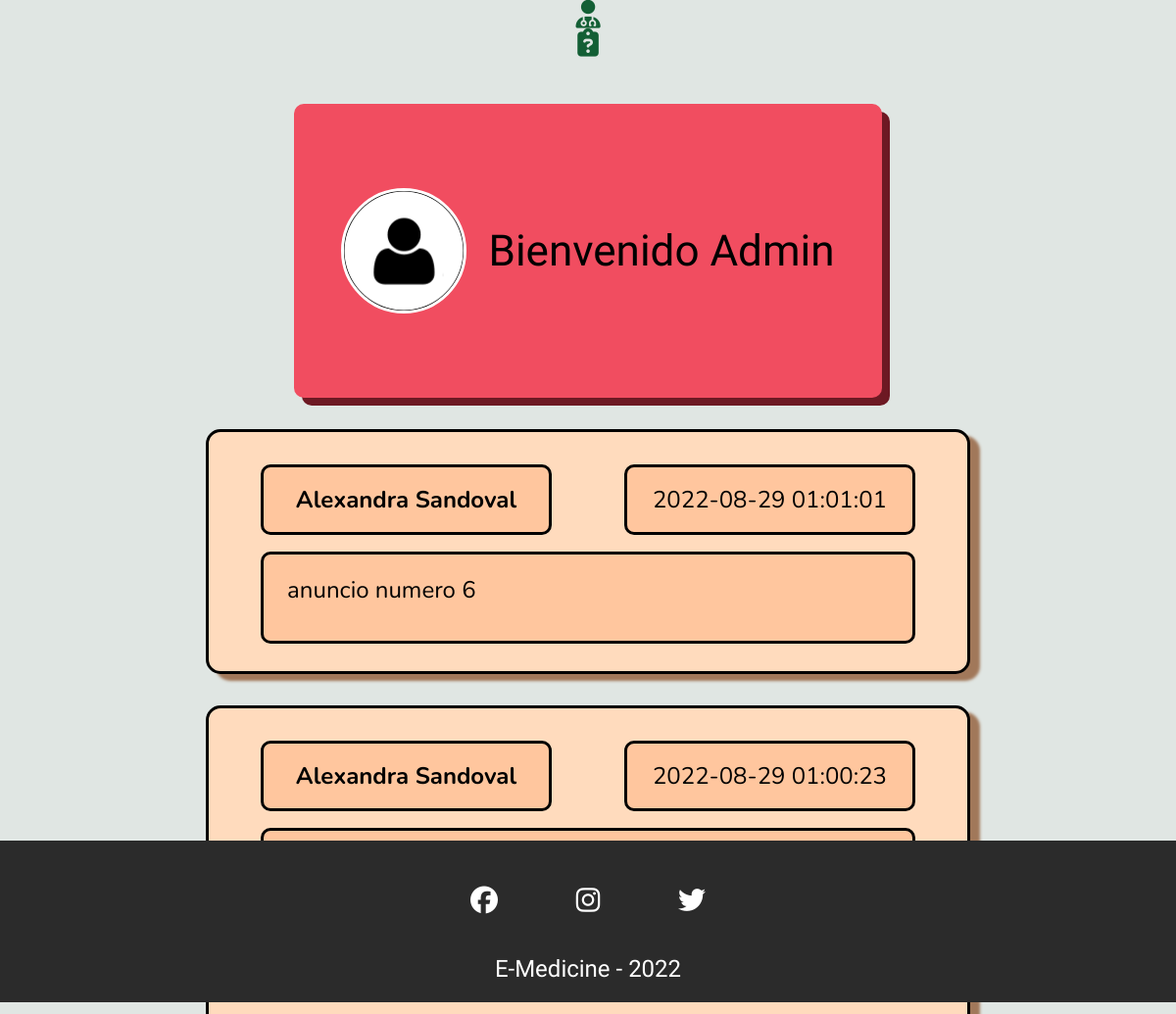
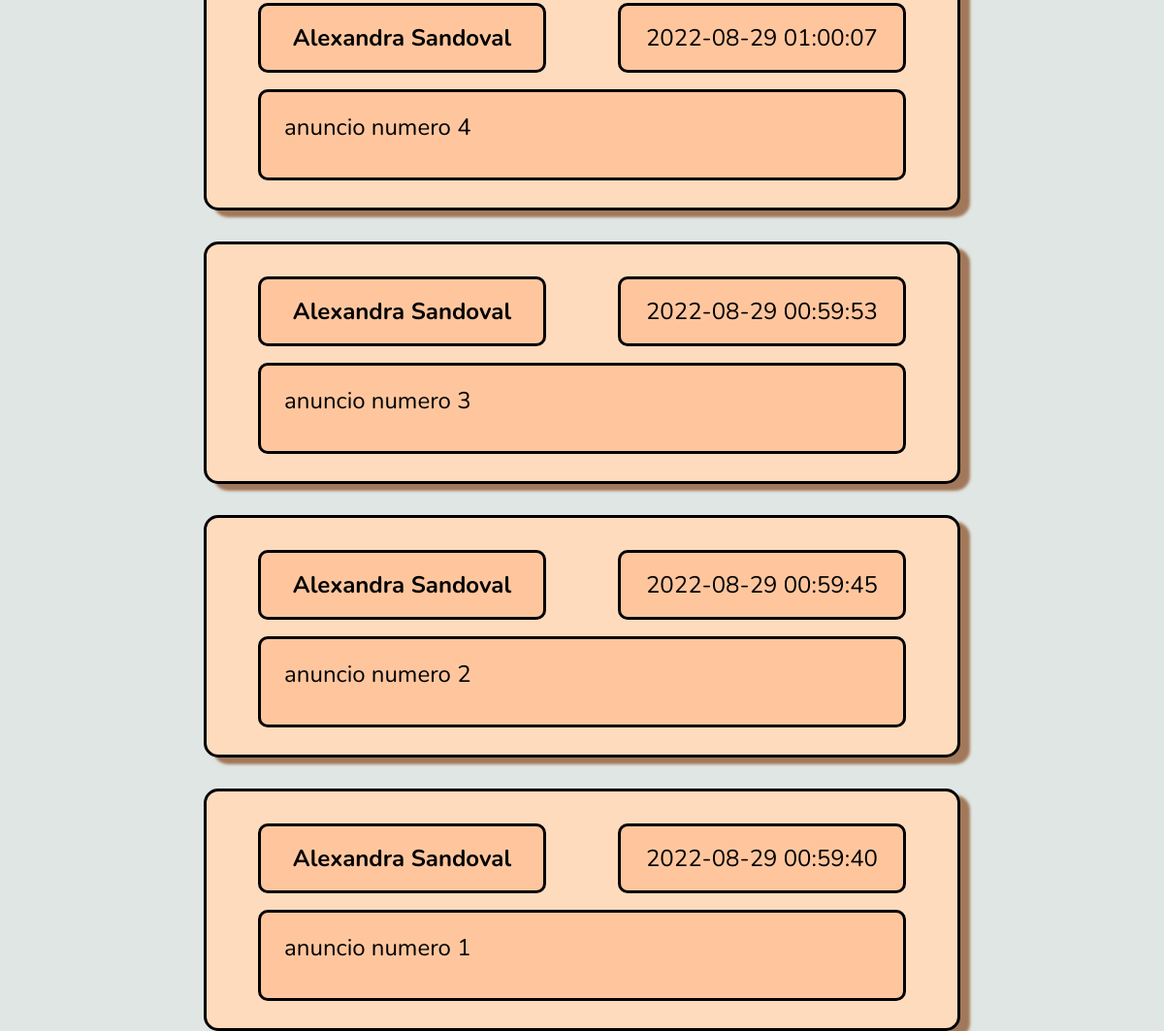
The app's page /view/viewAdmin.php, older data (2 pictures, top to bottom).
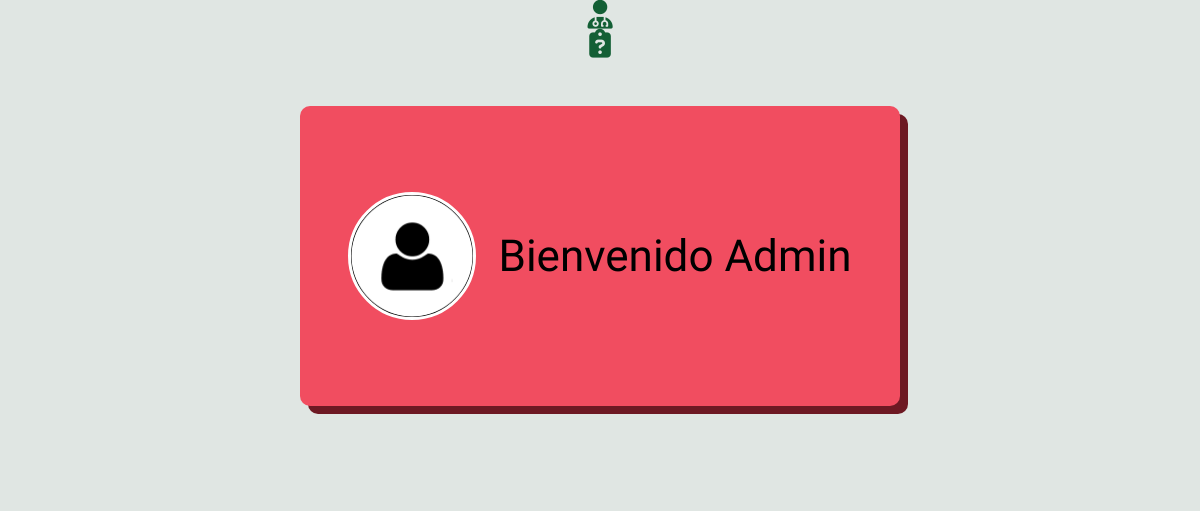
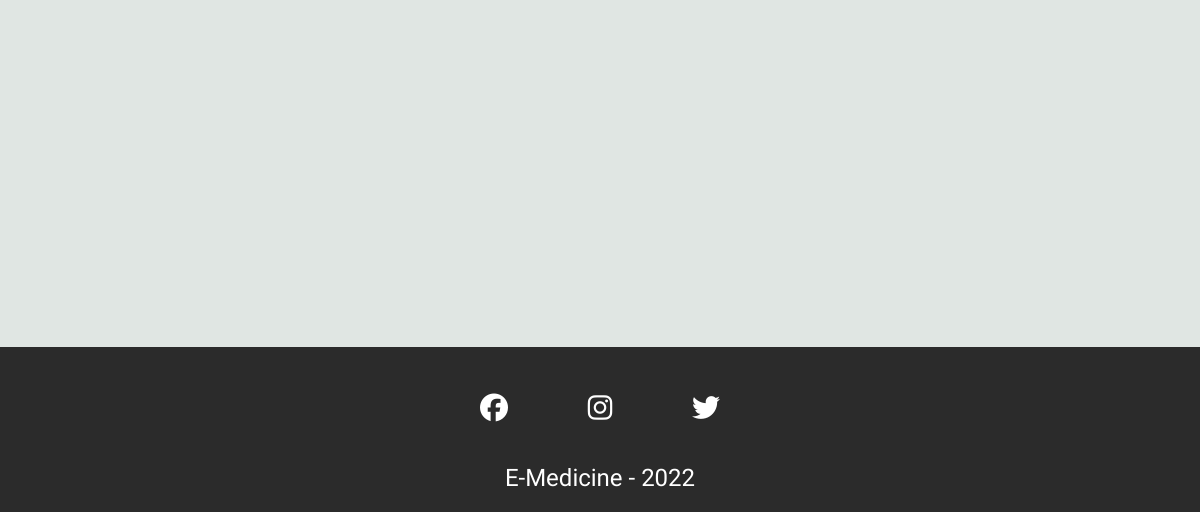
The same page, newer data (2 pictures, top to bottom).
### tables this page shows
CREATE TABLE IF NOT EXISTS `anuncios` (
  `id` int NOT NULL AUTO_INCREMENT,
  `idUsuario` varchar(255) NOT NULL,
  `nombre` varchar(255) NOT NULL,
  `contenidoAnuncio` varchar(255) NOT NULL,
  `fechaPublicacion` timestamp NOT NULL ON UPDATE CURRENT_TIMESTAMP,
  PRIMARY KEY (`id`)
);

### model/daoAnuncios.php (called while the page is built, shortened)
<?php
class DaoAnuncio {
    public function listadoAnuncios(){
        $sql = "SELECT id, idUsuario, nombre, contenidoAnuncio, fechaPublicacion FROM anuncios ORDER BY id DESC";
        $cn = new Conexion();
        $dbh = $cn->getConexion();
        $stmt = $dbh->prepare($sql);
        $stmt->execute();
        $anuncio = $stmt->fetchAll(PDO::FETCH_ASSOC);
        return $anuncio;
    }
}
?>

### view/viewAdmin.php (the view, shortened to what this page needs)
<?php
    require_once 'plugins/funciones.php';
    $cod = "";
    $dataUser = username($cod);
    $datos = explode('/', $dataUser);
?>
<!DOCTYPE html>
<html lang="es">
<head>
    <?php
      links();
    ?>
    <link rel="stylesheet" href="../view/css/index-style.css">
</head>
<body>
    <?php menu(); ?>
    <main class="allContainer">
        <div class="bienvenida" id="container-bienvenida">
            <a href="#" class="imagen-texto">
                <div class="img-layout"><img src="../assets/imgs/imagenPrueba.png" alt="Imagen de Perfil" class="profile-picture" title="Imagen de Perfil"></div>
            </a>
                <span id="bienvenida" title="Bienvenida">Bienvenido Admin <b><?php echo $datos[1]; ?></b><span>
        </div>
        <article class="mainArticle">
    <?php
        if(!isset($anuncio)){
            require_once "../model/daoAnuncios.php";
        }else
            require_once "../controller/ctrlAnuncios.php";
        $dao = new DaoAnuncio();
        $anuncio=$dao->listadoAnuncios();
        foreach($anuncio as $anun){
            echo
            '
            <section class="tablonAnuncios">
            <div class="objetoTablon" id="autor">
            <span title="Escritor del Anuncio">'.$anun['nombre'].'</span>
            </div>
            <div class="objetoTablon" id="fechaPublicacion">
                <span title="Fecha de Publicación del Anuncio">'.$anun['fechaPublicacion'].'</span>
            </div>
            <div class="objetoTablon" id="descripcion">
                <p title="Contenido del Anuncio">
                    '.$anun['contenidoAnuncio'].'
                </p>
            </div>
            </section>';
        }
    ?>
        </article>
    </main>
    <?php footer(); ?>
</body>
</html>

### view/plugins/funciones.php (shortened to what this page needs)
<?php
  function links(){
    echo " <script src='https://kit.fontawesome.com/b5142e7f7e.js'></script>
      <link rel='stylesheet' href='../view/css/root-style.css'>
      <link rel='stylesheet' href='../view/css/menu-style.css'>
      <link rel='stylesheet' href='../view/css/footer-style.css'>
    <link href='https://cdn.jsdelivr.net/npm/bootstrap@5.1.1/dist/css/bootstrap.min.css' rel='stylesheet'>
  <script src='https://code.jquery.com/jquery-3.2.1.slim.min.js'></script>
  <script src='https://cdnjs.cloudflare.com/ajax/libs/popper.js/1.12.9/umd/popper.min.js'></script>
  <script src='https://maxcdn.bootstrapcdn.com/bootstrap/4.0.0/bootstrap.min.js'></script>
  <script src='//cdn.jsdelivr.net/npm/sweetalert2@11'></script>
  <link rel='stylesheet' href='../assets/SweetAlert/dist/sweetalert2.min.css'>
  <link rel='stylesheet' href='../view/css/menu-style.css'>";
  }
  function menu(){
            echo    "<li class='bar-item' id='li-doctor' title='Especialidades Médicas'>
                    <a href='../view/especialidadesMedicas.php' class='bar-link'>
                        <i class='fa-solid fa-user-doctor icon'></i>
                        <span class='link-text'>Especialidades Medicas</span>
                    </a>
                </li>
                <li class='bar-item' id='li-faq' title='Preguntas Frecuentes'>
                    <a href='../view/faq.php' class='bar-link'>
                    <i class='fa-solid fa-clipboard-question icon'></i>
                    <span class='link-text'>Preguntas Frecuentes</span>
                    </a>
                </li>";
  }
  function footer(){
    echo "<footer class='footer'>
            <div class='social-networks-container'>
                <a href='https://www.facebook.com/' class='footer-item' title='Facebook: E-Medicine'><i class='fab fa-facebook' id='facebook'></i><span class='red-social'></span></a>
                <a href='https://www.instagaram.com/' class='footer-item' title='Instagram: @e-medicine'><i class='fab fa-instagram' id='instagram'></i><span class='red-social'></span></a>
                <a href='https://www.twitter.com/' class='footer-item' title='Twiiter: @eMedicine'><i class='fab fa-twitter' id='twitter'></i><span class='red-social' ></span></a>
            </div>
            <a href='#' class='info'>E-Medicine - 2022</a>
        </footer>";
  }
?>

### view/css/root-style.css (style rules this page uses)
:root { --aquaMenu-body-color: #21d873; --aqua-body-color:#b2dac6; --aquaBright-body-color: #6ef0b1; --red-body-color: #f14d60; --darkRed-body-color: #bf003b; --skinBright-body-color: #fec08c; --skinDark-body-color: #da7f3d; --icon-color: #135f35; --background-color: #e0e6e3; --shadow-color: #1c3b2d; --font-size: 100%; --font-family: 'Segoe UI', Tahoma, Geneva, Verdana, sans-serif; font-family: var(--font-family); font-size: var(--font-size); --menuFont: 'Quicksand', sans-serif; --bienvenidaFont: 'Rubik Mono One', sans-serif; --bodyFont: 'Nunito', sans-serif; --extraFont: 'Rubik', sans-serif; --footerFont: 'Yanone Kaffeesatz', sans-serif; --register-welcome-font: 'Sacramento', cursive; }
body { background-color: var(--background-color) !important; }
.allContainer { height: 100vh !important; display: grid; justify-content: center; grid-row: 1fr 1fr; grid-template-columns: auto; grid-row-gap: 1em; background-color: var(--background-color); }

### view/css/menu-style.css (style rules this page uses)
.icon { color: var(--icon-color); font-size: 2em; }
.bar-item { list-style: none; border-left: 0px solid #215f41; width: 100%; height: 100%; display: grid; justify-content: center; margin: auto; transition: 150ms all; }
.bar-item:first-child { border-radius: 12px 12px 0 0; transition: 250ms all; }
.bar-item .bar-link { text-decoration: none; color: #000; font-family: var(--menuFont) !important; font-size: 0.9em; margin: auto; display: flex; flex-direction: row; width: 100%; height: 100%; justify-items: start; align-items: center; }

### view/css/footer-style.css (style rules this page uses)
.footer { display: grid; position: relative; padding: 1em 0; width: 100vw; height: fit-content; background-color: rgb(43, 43, 43); bottom: 0; transition: 500ms all; }
.social-networks-container { display: grid; width: 100%; margin: auto; justify-items: center; align-items: center ; justify-content: center; grid-template-columns: repeat(3, 7.5%); column-gap: 1em; }
.info { width: fit-content; transition: 500ms all; text-decoration: none; color: #FFF; margin: 1em auto 0 auto; text-align: center; font-size: 1.5em; font-family: var(--footerFont); }
.footer-item, .red-social { transition: 500ms all; font-size: 1.75em !important; color: white !important; }

### view/css/index-style.css (style rules this page uses)
* { box-sizing: border-box; padding: 0; margin: 0; }
body { background-color: #e0e6e3 !important; color: black; }
.allContainer { padding-top: 2em; }
#container-bienvenida { transition: 250ms all; display: flex; margin: 1em auto; width: 50vw; height: 37.5vh; padding: 1em; background-color: #f14d60; box-shadow: 8px 8px 0px #6d1923; border-radius: 10px; justify-content: center; align-items: center; }
.img-layout { width: 8em; height: 8em; border-radius: 50%; border: 3px solid white; background-color: black; }
.imagen-texto { display: flex; flex-direction: column; align-items: center; cursor: pointer; text-decoration: none; color: black; }
.profile-picture { width: 100%; height: 100%; border-radius: 50%; }
#bienvenida { margin: 0 0 0 0.5em; font-family: 'Sacramento', cursive; font-size: 2.75em; cursor: default; }
.mainArticle { display: grid; grid-auto-flow: row; row-gap: 2em; justify-items: center; }
section.tablonAnuncios { display: grid; grid-template-rows: 1fr 1fr; grid-template-columns: 1fr 1fr; font-size: 1em; background-color: hsl(27, 100%, 87%); padding: 1em 1em; width: 65vw; height: fit-content; justify-content:center; font-family: var(--bodyFont); border-radius: 15px; border: 3px solid black; box-shadow: 10px 7px 3px #a1785a; }
section.tablonAnuncios * { cursor:default; }
section.tablonAnuncios div.objetoTablon { border-radius: 10px; background-color: #ffc69e; border: 3px black solid; }
div#autor { display: grid; font-weight: bolder; width: 80%; text-align: center; height: 9vh; margin: auto; justify-content: center; align-items: center; font-size: 1.5em; }
div#descripcion { text-align: justify; padding: 0.75em 1em; margin: 0em auto; width: 90%; margin-bottom: 1.5vh; height:fit-content; font-size: 1.5em; grid-column-start: 1; grid-column-end: 3; }
div#fechaPublicacion { display: grid; width: 80%; height: 9vh; margin: auto; justify-items: center; justify-content: center; align-items: center; font-size: 1.5em; }

Row changes from the older to the newer data that the page shows:
removed anuncios: nombre "Alexandra Sandoval", fechaPublicacion "2022-08-29 01:01:01", contenidoAnuncio "anuncio numero 6"
removed anuncios: nombre "Alexandra Sandoval", fechaPublicacion "2022-08-29 01:00:23"
removed anuncios: nombre "Alexandra Sandoval", fechaPublicacion "2022-08-29 01:00:07", contenidoAnuncio "anuncio numero 4"
removed anuncios: nombre "Alexandra Sandoval", fechaPublicacion "2022-08-29 00:59:53", contenidoAnuncio "anuncio numero 3"
removed anuncios: nombre "Alexandra Sandoval", fechaPublicacion "2022-08-29 00:59:45", contenidoAnuncio "anuncio numero 2"
removed anuncios: nombre "Alexandra Sandoval", fechaPublicacion "2022-08-29 00:59:40", contenidoAnuncio "anuncio numero 1"
